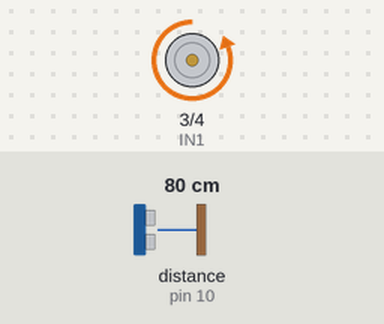
The sketch below on a simulated Arduino Uno, built with avr-gcc and run on an emulated ATmega328P. Parts: motor-driver pin pairs drawn as motors (green arrow = first pin HIGH = forward, orange = second pin HIGH = backward, longer = more drive, scaled by the enable pin). Wiring (inferred from the names in the program): ultrasonic range finder: trigger pin 9; echo pin 10. The test bench sets the inputs (shaded band); at power-on: distance to the obstacle (sensor on pin 10) 80 cm. The echo pulse lasts 58.3 µs per cm; what the sketch prints to the serial monitor is not drawn.

Above: at 1.2 s.
1.3 s: distance to the obstacle (sensor on pin 10) set to 2 cm
At 3.78 s:
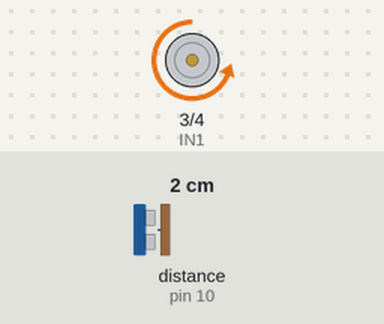
4.3 s: distance to the obstacle (sensor on pin 10) set to 60 cm
Timing chart, 0 to 7.3 s (numbered marks = the images above; inputs shaded):
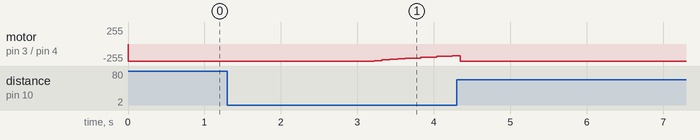

Measured:
- after the input at 1.3 s, motor on pin 3 (IN1) / pin 4 (IN2): moves from backward 255/255 to backward 173/255 over 1.0 s, starting after 1.9 s

The sketch:

controle_Pi.ino
```cpp
const int trigPin = 9;    // Pino de trigger do sensor ultrassônico
const int echoPin = 10;   // Pino de echo do sensor ultrassônico
const int IN1 = 3;        // Controle 1 da ponte H
const int IN2 = 4;        // Controle 2 da ponte H
const int EN = 5;         // Controle PWM da ponte H

const float setpoint = 14; // Distância desejada em cm
float Kp = 10.0;          // Ganho proporcional (ajustável)
float Ki = 0.6;           // Ganho integral (ajustável)

float integral = 0.0;
float lastError = 0.0;

unsigned long startTime;  // Variável para armazenar o tempo inicial

void setup() {
    Serial.begin(9600);
    pinMode(trigPin, OUTPUT);
    pinMode(echoPin, INPUT);
    pinMode(IN1, OUTPUT);
    pinMode(IN2, OUTPUT);
    pinMode(EN, OUTPUT);

    startTime = millis();  // Inicializa o tempo inicial
}

void loop() {
    unsigned long currentTime = millis() - startTime;  // Calcula o tempo decorrido

    float distance = getDistance();
    float error = setpoint - distance;

    // Controle PI
    integral += error;
    float output = (Kp * error) + (Ki * integral);

    // Limitando a saída para -255 a +255
    output = constrain(output, -255, 255);

    // Controle de direção e velocidade
    if(output >= 0) {
        digitalWrite(IN1, HIGH);
        digitalWrite(IN2, LOW);
        analogWrite(EN, output);  // PWM positivo
    } else {
        digitalWrite(IN1, LOW);
        digitalWrite(IN2, HIGH);
        analogWrite(EN, -output);  // PWM negativo (inverte a direção)
    }

    // Debug no monitor serial no formato desejado
    Serial.print(currentTime / 1000.0, 2);
    Serial.print(",");
    Serial.print(17.5 - distance);
    Serial.print(",");
    Serial.print(output);
    Serial.print(",");  // Mantém os valores na mesma linha

    delay(100);
}

float getDistance() {
    digitalWrite(trigPin, LOW);
    delayMicroseconds(2);
    digitalWrite(trigPin, HIGH);
    delayMicroseconds(10);
    digitalWrite(trigPin, LOW);

    long duration = pulseIn(echoPin, HIGH);
    return duration * 0.034 / 2; // Converte para cm
}
```
